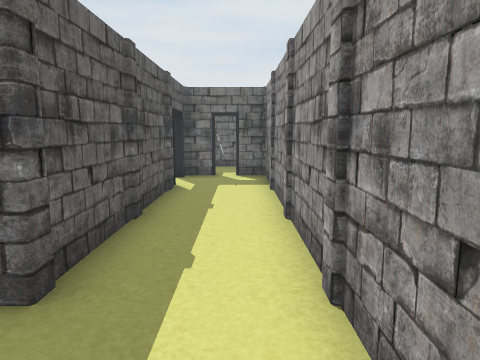
view 1 (above)

18 first-person views from a walk through a scene from a Unity 3-D project. The camera is 1.5 m above the floor, tilts 8° down and sees 70° across. The floor is counted in squares, 1 m on a side. Each view is taken from the middle of a square. On the plan, view 1 faces up. The plan holds only what a view shows up to about 16 squares ahead; the rest is blank. The player character is not drawn. Door leaves are left out, so doorways stand open.

view 2
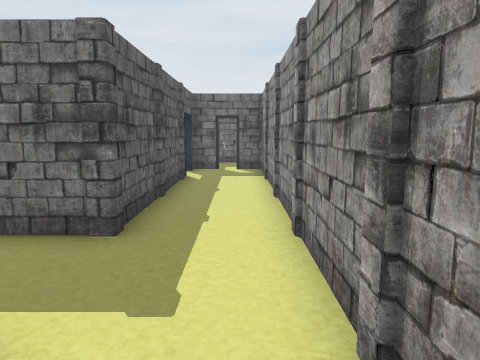

view 3
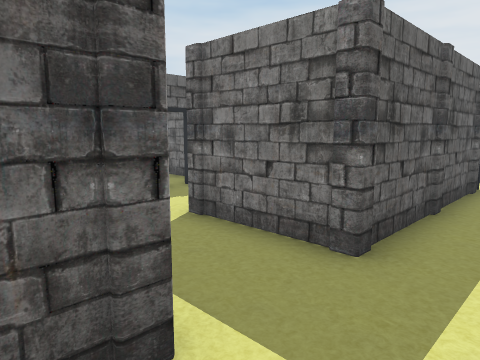

view 4
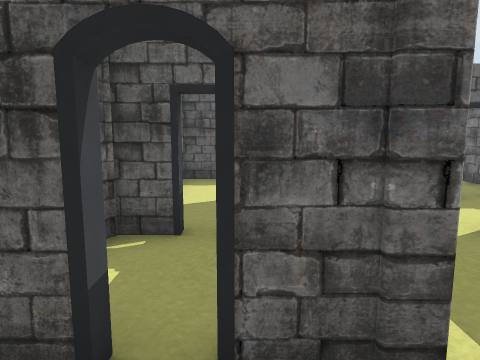

view 5
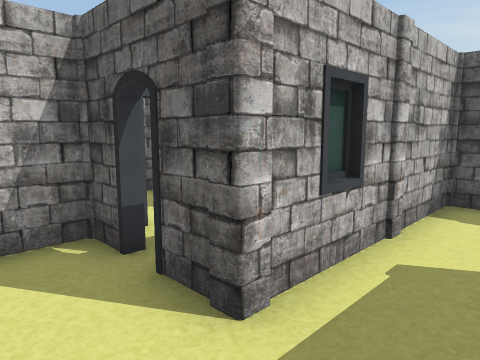

view 6
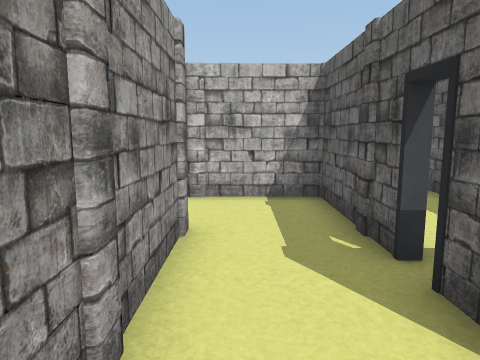

view 7
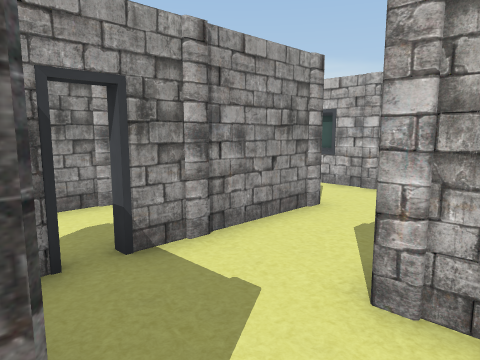

view 8
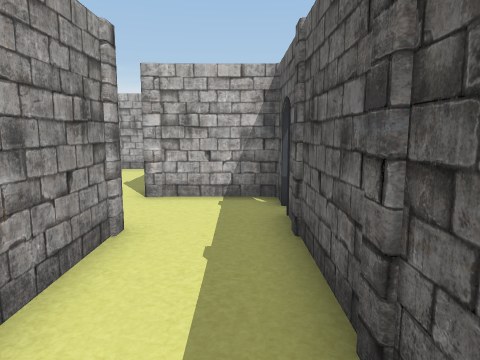

view 9
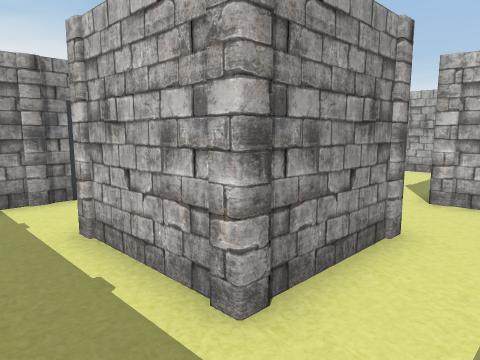

view 10
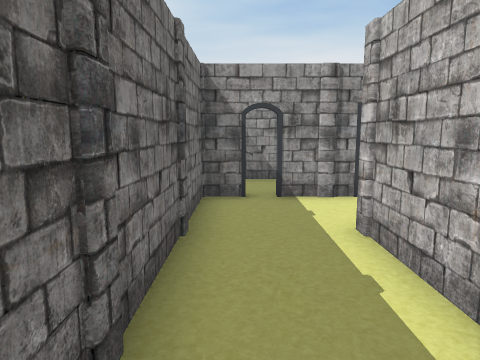

view 11
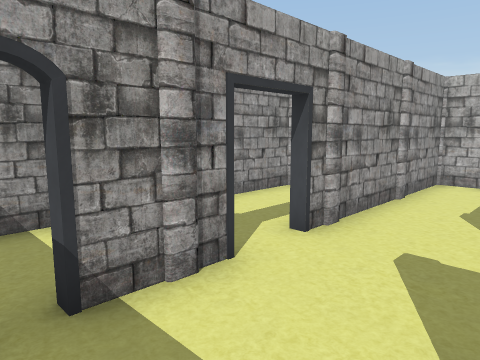

view 12
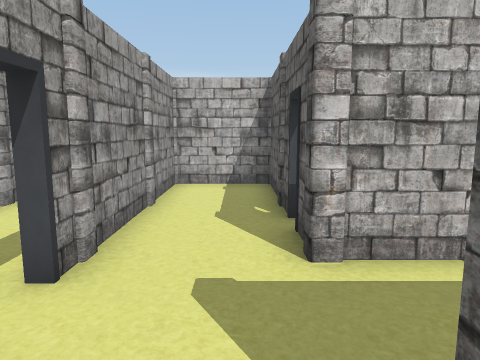

view 13
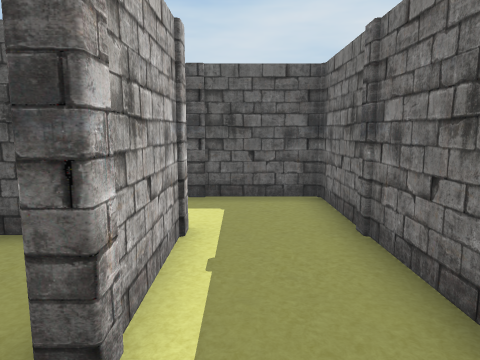

view 14
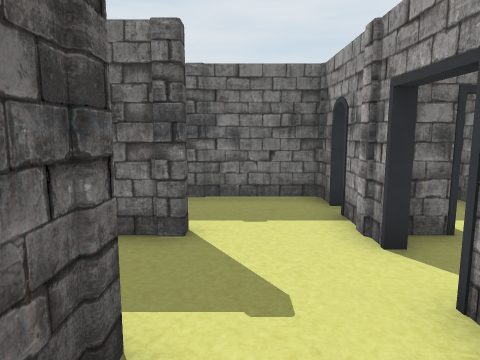

view 15
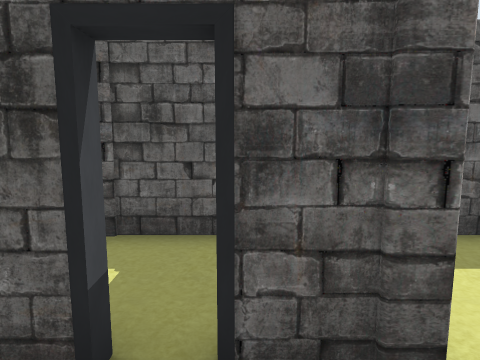

view 16
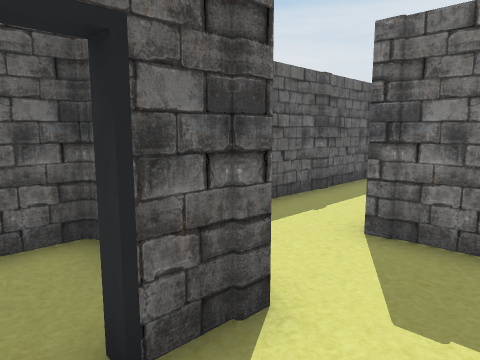

view 17
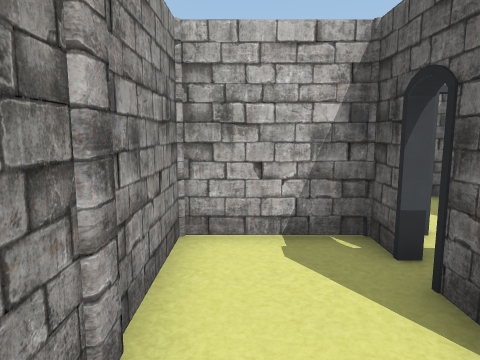

view 18
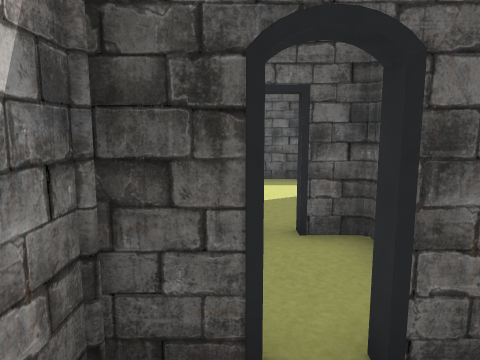

### Floor plan
Ten units are one square. View 1 is at (0, 0); x grows to the right and y downward. Boxes are objects, and circles mark ways between rooms. Rooms are numbered by the first view taken in them; rooms with no view inside come last. Other rooms are left out.
<svg viewBox="-115 -154 130 189">
<path fill="none" stroke="#000" d="M-34 -1 -19 -1 -19 11M-19 -98 -19 -29 -36 -29M-19 19 -19 29M-29 29 9 29 9 -121M-8 -119 -19 -119 -19 -112M10 -119 -1 -119M-79 -41 -79 -1 -54 -1M-79 -61 -79 -49M-51 -29 -51 -71M-68 -89 -81 -89M-81 -89 -81 -121 -49 -121M-21 -138 -21 -149 -109 -149 -109 -78M-109 -71 -109 -61 -79 -61M-49 -71 -49 -31 -21 -31 -21 -98M-68 -91 -49 -91 -49 -78M-21 -112 -21 -131M-49 -121 -49 -119 -59 -119M-49 -2 -49 11M-54 -1 -34 -1M-49 19 -49 29M-36 -29 -51 -29M-1 -149 -21 -149M9 -121 9 -146"/>
<rect x="-15" y="-115" width="10" height="10" fill="#bbb"><title>other object</title></rect>
<circle cx="-20" cy="-105" r="3" fill="#2a7"/>
<circle cx="-20" cy="15" r="3" fill="#2a7"/>
<circle cx="-25" cy="-15" r="3" fill="#2a7"/>
<circle cx="-5" cy="-120" r="3" fill="#2a7"/>
<circle cx="-80" cy="-75" r="3" fill="#2a7"/>
<circle cx="-50" cy="-75" r="3" fill="#2a7"/>
<circle cx="-50" cy="-15" r="3" fill="#2a7"/>
<circle cx="-35" cy="-120" r="3" fill="#2a7"/>
<circle cx="-20" cy="-135" r="3" fill="#2a7"/>
<text x="-10" y="-40">1</text>
<text x="-70" y="-50">2</text>
<text x="-80" y="-130">3</text>
<text x="-40" y="-90">4</text>
<text x="-40" y="0">5</text>
<text x="-10" y="-140">6</text>
</svg>
Room 1 opens to room 4. Room 1 opens to room 5. Room 1 opens to room 6. Room 2 opens to room 3. Room 2 opens to room 4. Room 2 opens to room 5. Room 3 opens to room 4. Room 3 opens to room 6.

Where each view was taken, in squares from view 1:
view 1: 0 up, 0 right, facing up
view 2: 2 down, 0 right, facing up
view 3: 1 down, 0 right, facing up-left
view 4: 1 down, 0 right, facing left
view 5: 2 up, 0 right, facing down-left
view 6: 8 up, 6 left, facing down
view 7: 9 up, 9 left, facing down-right
view 8: 14 up, 10 left, facing down
view 9: 14 up, 10 left, facing down-right
view 10: 14 up, 10 left, facing right
view 11: 14 up, 5 left, facing down-right
view 12: 13 up, 4 left, facing down
view 13: 13 up, 3 left, facing left
view 14: 7 up, 4 left, facing up
view 15: 5 up, 6 left, facing left
view 16: 4 up, 6 left, facing up-left
view 17: 2 up, 0 right, facing down
view 18: 2 down, 0 right, facing left
